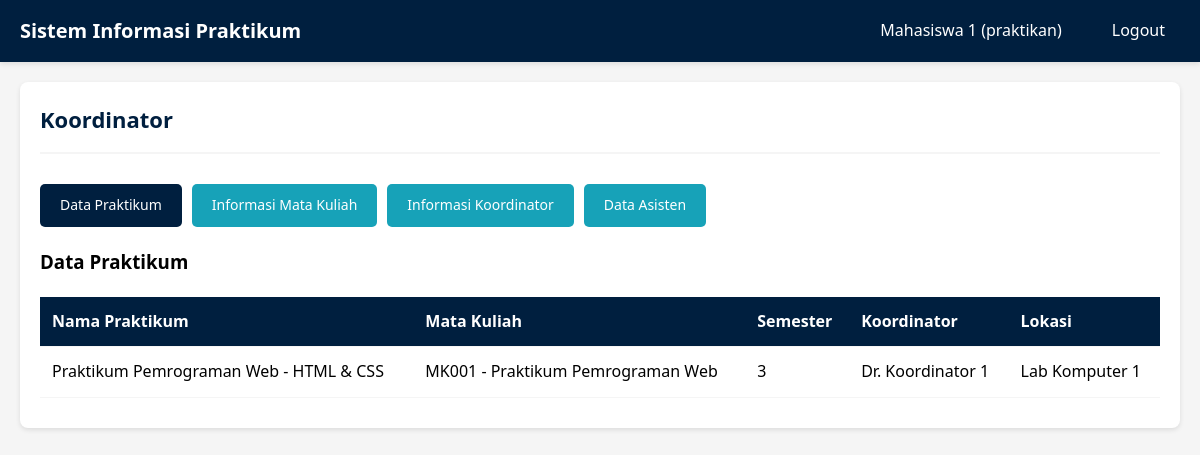
Screenshot of /praktikan/koordinator.php (signed in) with the database file from the repository.
### tables this page shows
CREATE TABLE IF NOT EXISTS praktikum (
    id INT AUTO_INCREMENT PRIMARY KEY,
    mata_kuliah_id INT NOT NULL,
    koordinator_id INT NOT NULL,
    nama_praktikum VARCHAR(100) NOT NULL,
    semester INT NOT NULL,
    lokasi VARCHAR(100),
    deskripsi TEXT,
    FOREIGN KEY (mata_kuliah_id) REFERENCES mata_kuliah(id) ON DELETE CASCADE,
    FOREIGN KEY (koordinator_id) REFERENCES koordinator(id) ON DELETE CASCADE
);

CREATE TABLE IF NOT EXISTS mata_kuliah (
    id INT AUTO_INCREMENT PRIMARY KEY,
    kode_mk VARCHAR(20) UNIQUE NOT NULL,
    nama_mk VARCHAR(100) NOT NULL,
    semester INT NOT NULL,
    sks INT NOT NULL
);

CREATE TABLE IF NOT EXISTS koordinator (
    id INT AUTO_INCREMENT PRIMARY KEY,
    user_id INT,
    nama VARCHAR(100) NOT NULL,
    email VARCHAR(100),
    no_hp VARCHAR(20),
    FOREIGN KEY (user_id) REFERENCES users(id) ON DELETE SET NULL
);

### config/session.php (called while the page is built, shortened)
<?php
function isLoggedIn() {
    return isset($_SESSION['user_id']);
}
function getCurrentUser() {
    return [
        'id' => $_SESSION['user_id'],
        'nama' => $_SESSION['nama'],
        'email' => $_SESSION['email'],
        'role' => $_SESSION['role'],
        'nim' => $_SESSION['nim'] ?? null
    ];
}
?>

### praktikan/koordinator.php (the view, shortened to what this page needs)
<?php
require_once '../config/database.php';
require_once '../config/session.php';
$currentUser = getCurrentUser();
$praktikan = $conn->query("
    SELECT * FROM praktikan
    WHERE user_id = " . $currentUser['id']
)->fetch_assoc();
$praktikum_list = $conn->query("
    SELECT p.*, mk.nama_mk, mk.kode_mk, k.id as koordinator_id, k.nama as nama_koordinator
    FROM praktikum p
    LEFT JOIN praktikan_praktikum pp ON p.id = pp.praktikum_id
    LEFT JOIN mata_kuliah mk ON p.mata_kuliah_id = mk.id
    LEFT JOIN koordinator k ON p.koordinator_id = k.id
    WHERE pp.praktikan_id = " . ($praktikan['id'] ?? 0) . "
    ORDER BY p.nama_praktikum
");
$view = $_GET['view'] ?? 'list';
?>
<!DOCTYPE html>
<html lang="id">
<head>
    <link rel="stylesheet" href="../assets/css/style.css">
</head>
<body>
    <?php include '../includes/navbar.php'; ?>
    <div class="container">
        <div class="card">
            <div class="card-header">
                <h2>Koordinator</h2>
            </div>
            <div class="card-body">
                <div class="action-buttons mb-20">
                    <a href="?view=list" class="btn <?php echo $view === 'list' ? 'btn-primary' : 'btn-info'; ?>">Data Praktikum</a>
                    <a href="?view=mata_kuliah" class="btn <?php echo $view === 'mata_kuliah' ? 'btn-primary' : 'btn-info'; ?>">Informasi Mata Kuliah</a>
                    <a href="?view=koordinator" class="btn <?php echo $view === 'koordinator' ? 'btn-primary' : 'btn-info'; ?>">Informasi Koordinator</a>
                    <a href="?view=data_asisten" class="btn <?php echo $view === 'data_asisten' ? 'btn-primary' : 'btn-info'; ?>">Data Asisten</a>
                </div>
                <?php if ($view === 'list'): ?>
                    <h3>Data Praktikum</h3>
                    <?php if ($praktikum_list->num_rows > 0): ?>
                        <div class="table-responsive">
                            <table class="table">
                                <thead>
                                    <tr>
                                        <th>Nama Praktikum</th>
                                        <th>Mata Kuliah</th>
                                        <th>Semester</th>
                                        <th>Koordinator</th>
                                        <th>Lokasi</th>
                                    </tr>
                                </thead>
                                <tbody>
                                    <?php while ($p = $praktikum_list->fetch_assoc()): ?>
                                        <tr>
                                            <td><?php echo htmlspecialchars($p['nama_praktikum']); ?></td>
                                            <td><?php echo htmlspecialchars($p['kode_mk'] . ' - ' . $p['nama_mk']); ?></td>
                                            <td><?php echo $p['semester']; ?></td>
                                            <td><?php echo htmlspecialchars($p['nama_koordinator'] ?? '-'); ?></td>
                                            <td><?php echo htmlspecialchars($p['lokasi'] ?? '-'); ?></td>
                                        </tr>
                                    <?php endwhile; ?>
                                </tbody>
                            </table>
                        </div>
                    <?php endif; ?>
                <?php endif; ?>
            </div>
        </div>
    </div>
</body>
</html>

### assets/css/style.css (style rules this page uses)
* { margin: 0; padding: 0; box-sizing: border-box; }
:root { --navy-blue: #001f3f; --navy-blue-light: #003d7a; --navy-blue-dark: #001529; --black: #000000; --white: #ffffff; --gray-light: #f5f5f5; --gray: #cccccc; --gray-dark: #666666; --success: #28a745; --danger: #dc3545; --warning: #ffc107; --info: #17a2b8; }
body { font-family: 'Segoe UI', Tahoma, Geneva, Verdana, sans-serif; background-color: var(--gray-light); color: var(--black); line-height: 1.6; }
.container { max-width: 1200px; margin: 0 auto; padding: 20px; }
.card { background: var(--white); border-radius: 8px; padding: 20px; margin-bottom: 20px; box-shadow: 0 2px 5px rgba(0, 0, 0, 0.1); }
.card-header { border-bottom: 2px solid var(--gray-light); padding-bottom: 15px; margin-bottom: 20px; }
.card-header h2 { color: var(--navy-blue); font-size: 22px; }
.card-body { padding: 10px 0; }
.btn { padding: 10px 20px; border: none; border-radius: 5px; cursor: pointer; font-size: 14px; text-decoration: none; display: inline-block; transition: all 0.3s; text-align: center; }
.btn-primary { background-color: var(--navy-blue); color: var(--white); }
.btn-info { background-color: var(--info); color: var(--white); }
.table { width: 100%; border-collapse: collapse; margin-top: 20px; }
.table th, .table td { padding: 12px; text-align: left; border-bottom: 1px solid var(--gray-light); }
.table th { background-color: var(--navy-blue); color: var(--white); font-weight: 600; }
.table-responsive { overflow-x: auto; }
.mb-20 { margin-bottom: 20px; }
.action-buttons { display: flex; gap: 10px; flex-wrap: wrap; }

### rows the page displays
praktikum: nama_praktikum "Praktikum Pemrograman Web - HTML & CSS", mata_kuliah.nama_mk "MK001 - Praktikum Pemrograman Web", semester "3", koordinator.nama "Dr. Koordinator 1", lokasi "Lab Komputer 1"

### other values shown
$currentUser['nama'] "Mahasiswa 1"
$currentUser['role'] "praktikan"
